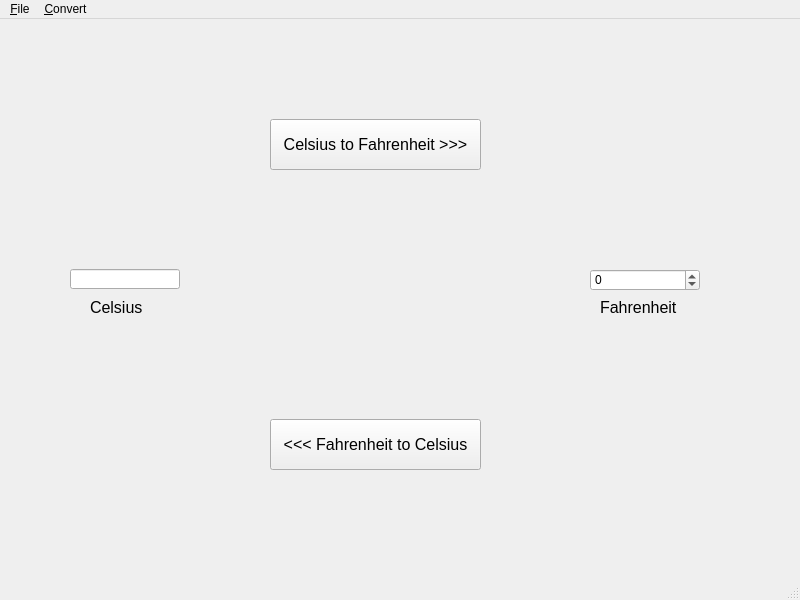
<?xml version="1.0" encoding="UTF-8"?>
<ui version="4.0">
 <class>MainWindow</class>
 <widget class="QMainWindow" name="MainWindow">
  <property name="geometry">
   <rect>
    <x>0</x>
    <y>0</y>
    <width>800</width>
    <height>600</height>
   </rect>
  </property>
  <property name="windowTitle">
   <string>MainWindow</string>
  </property>
  <widget class="QWidget" name="centralwidget">
   <widget class="QLineEdit" name="editCel">
    <property name="geometry">
     <rect>
      <x>70</x>
      <y>250</y>
      <width>110</width>
      <height>20</height>
     </rect>
    </property>
   </widget>
   <widget class="QSpinBox" name="spinFahr">
    <property name="geometry">
     <rect>
      <x>590</x>
      <y>250</y>
      <width>110</width>
      <height>22</height>
     </rect>
    </property>
    <property name="minimum">
     <number>-60</number>
    </property>
    <property name="maximum">
     <number>300</number>
    </property>
   </widget>
   <widget class="QPushButton" name="btnFtoC">
    <property name="geometry">
     <rect>
      <x>270</x>
      <y>400</y>
      <width>211</width>
      <height>51</height>
     </rect>
    </property>
    <property name="font">
     <font>
      <pointsize>12</pointsize>
     </font>
    </property>
    <property name="text">
     <string>&lt;&lt;&lt; Fahrenheit to Celsius</string>
    </property>
   </widget>
   <widget class="QPushButton" name="btnCtoF">
    <property name="geometry">
     <rect>
      <x>270</x>
      <y>100</y>
      <width>211</width>
      <height>51</height>
     </rect>
    </property>
    <property name="font">
     <font>
      <pointsize>12</pointsize>
     </font>
    </property>
    <property name="text">
     <string>Celsius to Fahrenheit &gt;&gt;&gt;</string>
    </property>
   </widget>
   <widget class="QLabel" name="label">
    <property name="geometry">
     <rect>
      <x>90</x>
      <y>280</y>
      <width>61</width>
      <height>16</height>
     </rect>
    </property>
    <property name="font">
     <font>
      <pointsize>12</pointsize>
     </font>
    </property>
    <property name="text">
     <string>Celsius</string>
    </property>
   </widget>
   <widget class="QLabel" name="label_2">
    <property name="geometry">
     <rect>
      <x>600</x>
      <y>280</y>
      <width>81</width>
      <height>16</height>
     </rect>
    </property>
    <property name="font">
     <font>
      <pointsize>12</pointsize>
     </font>
    </property>
    <property name="text">
     <string>Fahrenheit</string>
    </property>
   </widget>
  </widget>
  <widget class="QMenuBar" name="menubar">
   <property name="geometry">
    <rect>
     <x>0</x>
     <y>0</y>
     <width>800</width>
     <height>21</height>
    </rect>
   </property>
   <widget class="QMenu" name="menuFile">
    <property name="title">
     <string>&amp;File</string>
    </property>
    <addaction name="actionExit"/>
   </widget>
   <widget class="QMenu" name="menuConvert">
    <property name="title">
     <string>&amp;Convert</string>
    </property>
    <addaction name="actionCtoF"/>
    <addaction name="actionFtoC"/>
   </widget>
   <addaction name="menuFile"/>
   <addaction name="menuConvert"/>
  </widget>
  <widget class="QStatusBar" name="statusbar"/>
  <action name="actionExit">
   <property name="text">
    <string>E&amp;xit</string>
   </property>
  </action>
  <action name="actionCtoF">
   <property name="text">
    <string>C to &amp;F</string>
   </property>
  </action>
  <action name="actionFtoC">
   <property name="text">
    <string>F to &amp;C</string>
   </property>
  </action>
 </widget>
 <resources/>
 <connections/>
</ui>
